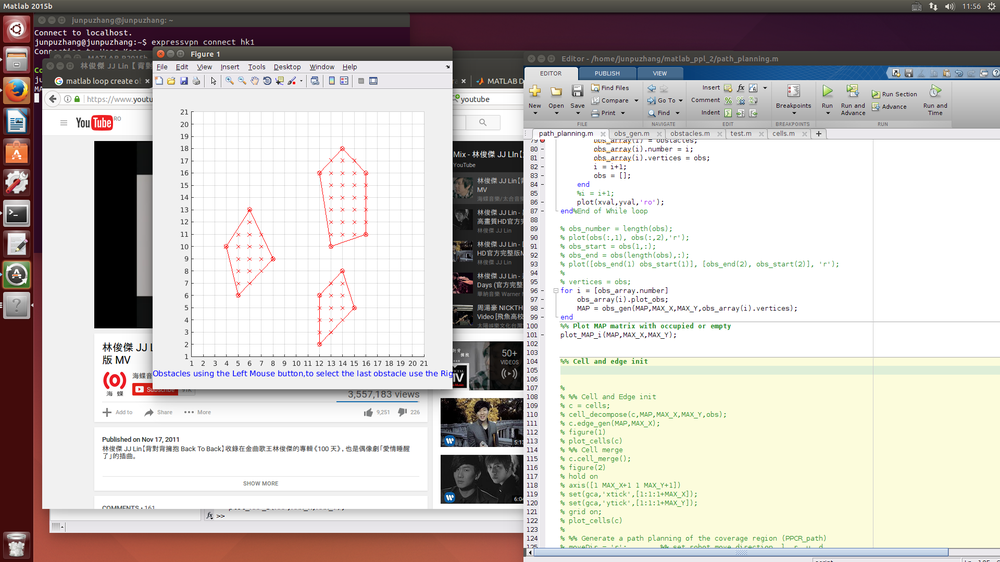
//> input picture Screenshot from 2017-07-19 11:56:35.png, 1000 x 562 px, shrunk from 1920 x 1080 before the run
$ ./ppcr   (built with g++ and OpenCV 4)
//> lines starting //> are read from the running program, lines starting //| are printed output that depends on the picture
#include <iostream>
#include <opencv2/core/core.hpp>
#include <opencv2/highgui/highgui.hpp>
#include <opencv2/imgproc/imgproc.hpp>
#include <opencv2/imgcodecs/imgcodecs.hpp>

using namespace cv;
using namespace std;

Mat src, src_gray;
Mat dst, detected_edges;

int edgeThresh = 1;
int lowThreshold;
int const max_lowThreshold = 100;
int ratio = 3;
int kernel_size = 3;
const char* window_name = "Edge Map";

static void CannyThreshold(int, void*)
{
    blur( src_gray, detected_edges, Size(3,3) );
    Canny( detected_edges, detected_edges, lowThreshold, lowThreshold*ratio, kernel_size );
    dst = Scalar::all(0);
    src.copyTo( dst, detected_edges);
    imshow( window_name, dst );
}


int main( int, char** argv){
	src = imread("Screenshot from 2017-07-19 11:56:35.png");
//> src is the input picture: 562 rows x 1000 cols, CV_8UC3; mean B, G, R 187.7, 191.5, 196.8

	if( src.empty()){ return -1;}

	dst.create( src.size(), src.type());

	cvtColor( src, src_gray, COLOR_BGR2GRAY);
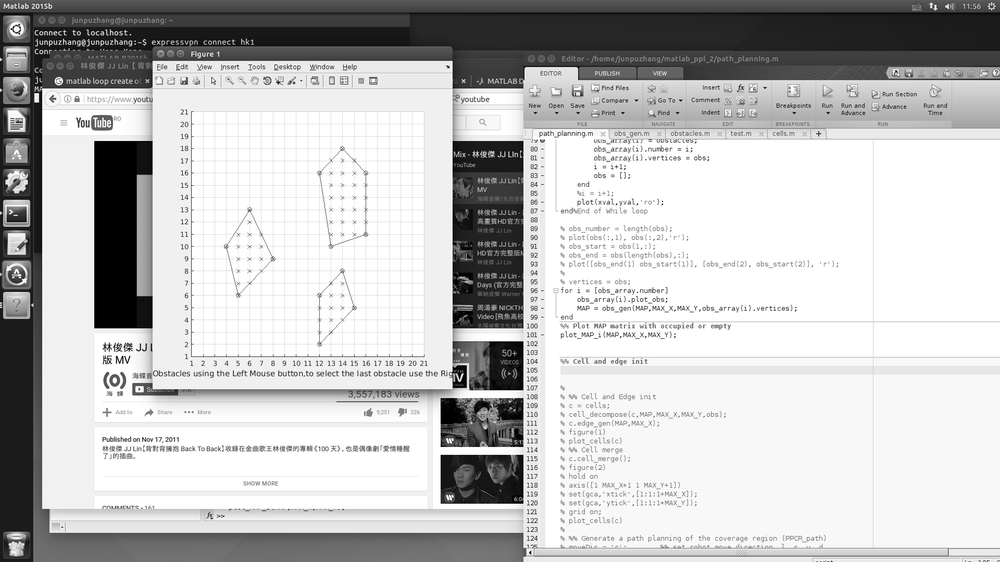
//> src_gray: 562 rows x 1000 cols, CV_8UC1; min 0, max 255, mean 192.6

	namedWindow( window_name, WINDOW_AUTOSIZE);

	createTrackbar( "Min Threshold:", window_name, &lowThreshold, max_lowThreshold, CannyThreshold);

	CannyThreshold(0,0);
//> in CannyThreshold, `Canny( detected_edges, detected_edges, lowThreshold, lowThreshold*rati..`:
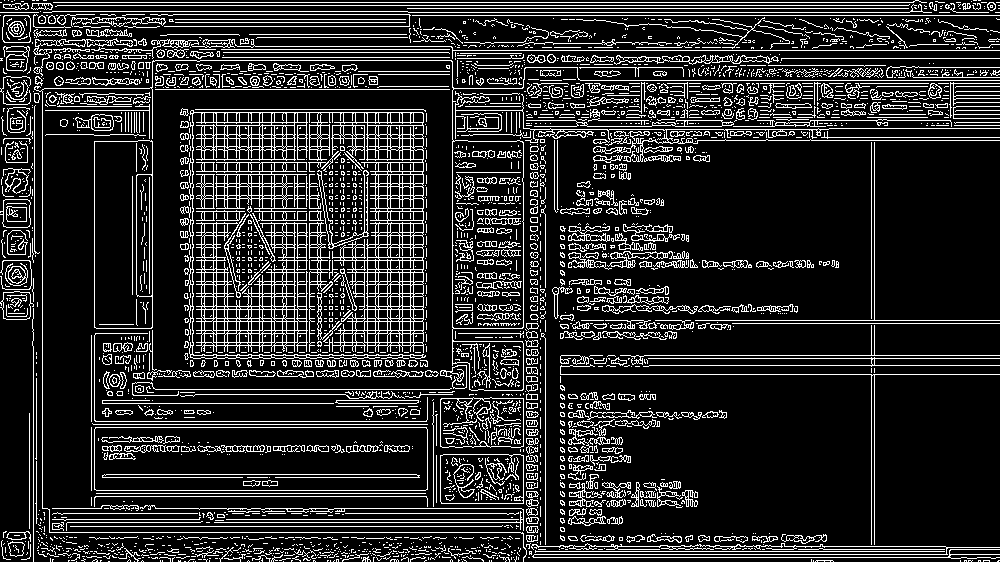
//> detected_edges: 562 rows x 1000 cols, CV_8UC1; 16% white in thin lines or dots
//> in CannyThreshold, `src.copyTo( dst, detected_edges);`:
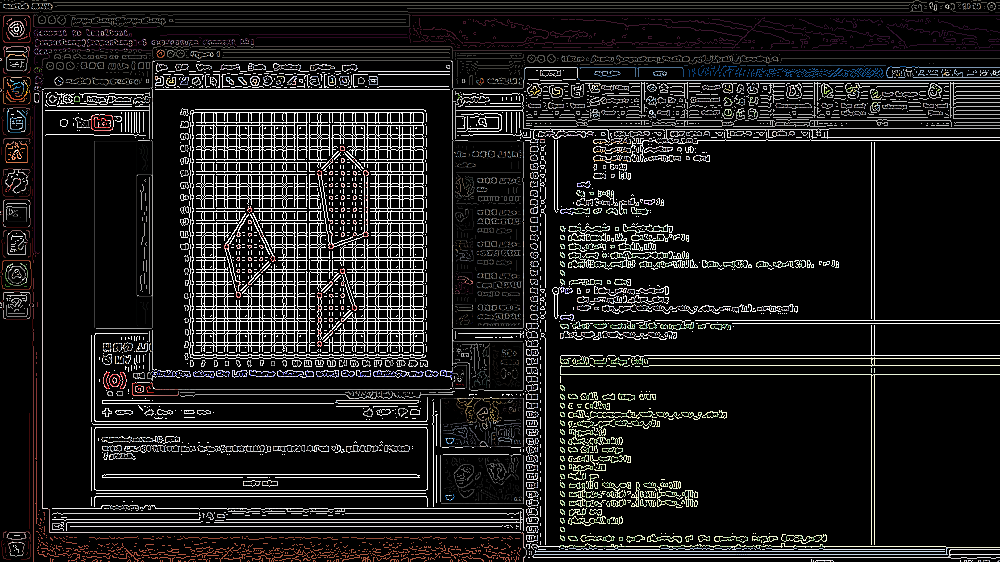
//> dst: 562 rows x 1000 cols, CV_8UC3; mean B, G, R 27.9, 28.2, 29

	waitKey();

	return 0;

}
